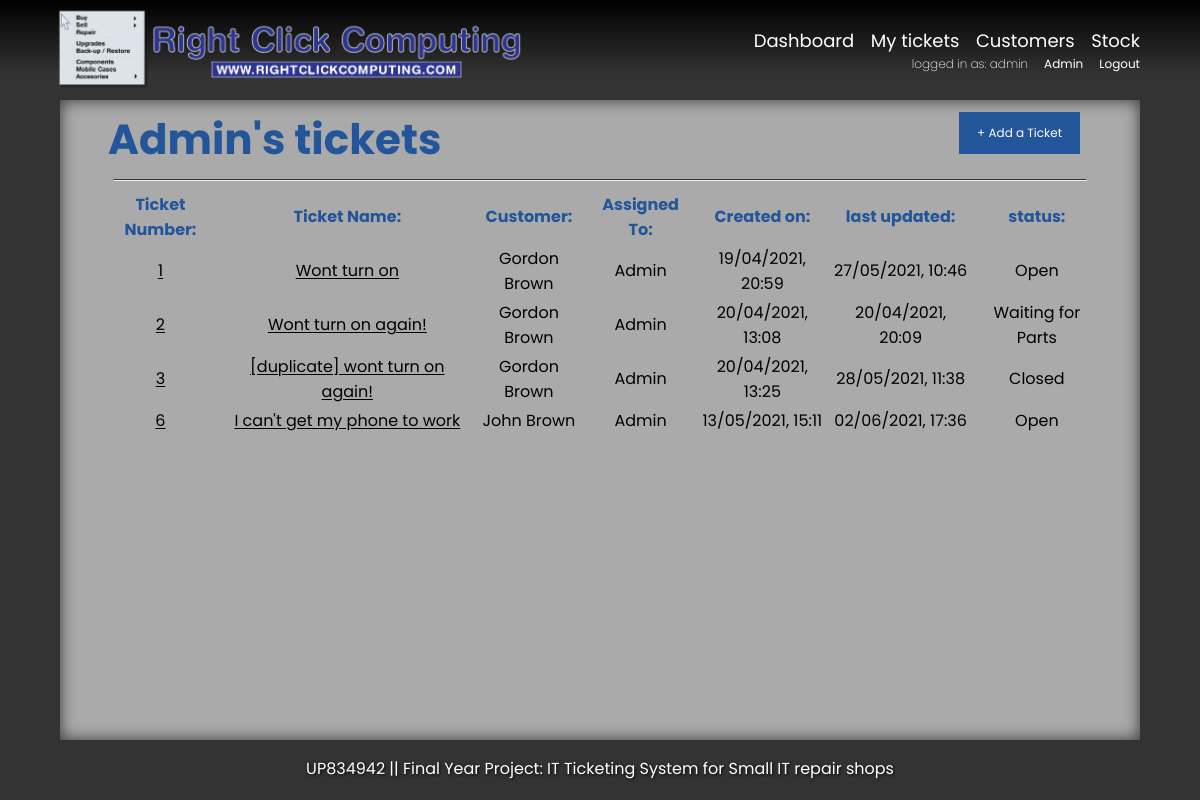
/my_tickets/ (signed in), run on the app's committed database.
### ticketingsystem/models.py (models this page shows, shortened)
class Ticket(models.Model):
    TICKET_STATUS = [('Open', 'Open'), ('Waiting on Customer', 'Waiting on Customer'), ('Waiting for Parts', 'Waiting for Parts'), ('Closed', 'Closed')]
    DEVICE_TYPES = [('Mobile Phone', 'Mobile Phone'), ('Laptop', 'Laptop'), ('Desktop', 'Desktop'), ('Games Console', 'Games Console'), ('Tablet', 'Tablet'), ('Smart device', 'Smart Device'), ('Other', 'Other')]
    ticketName = models.CharField(max_length=100, verbose_name="Ticket Name")
    deviceMake = models.CharField (max_length=30, verbose_name="Device Make")
    deviceModel = models.CharField(max_length=50, verbose_name="Device Model")
    deviceType = models.CharField(max_length=15, choices=DEVICE_TYPES, verbose_name="Device Type")
    customer = models.ForeignKey(Customer, on_delete=models.PROTECT, verbose_name="Customer")
    assigned = models.ForeignKey(User, on_delete=models.SET_NULL, null=True, blank=True, editable=True, related_name="assignedTechnician", verbose_name="Assigned")
    ticketStatus = models.CharField(max_length=30, choices=TICKET_STATUS, verbose_name="Ticket Status")
    createdDate = models.DateTimeField(auto_now_add=True, editable=False, verbose_name="Created On")
    createdBy = models.ForeignKey(User, on_delete=models.DO_NOTHING, null=True, editable=False, related_name="createdByTechnician", verbose_name="createdBy")
    lastUpdated = models.DateTimeField(auto_now=True, verbose_name="Last Update Date")
    updatedBy = models.ForeignKey(User, on_delete=models.DO_NOTHING, null=True, editable=False, related_name="updatedByTechnician", verbose_name="Updated By")
    ticketDescription = models.TextField(verbose_name="Ticket Description")
    class meta:
        ordering = ['-id']

class Customer(models.Model):
    firstName = models.CharField (max_length=50, verbose_name="First Name")
    lastName = models.CharField (max_length=50, verbose_name="Last Name")
    phoneMessage = 'Phone number must be 11 digits format \'00000000000\''
    phone_regex = RegexValidator(regex='^\\d{11}$',message=phoneMessage)
    number = models.CharField(max_length=11, validators=[phone_regex], verbose_name="Phone Number")
    email = models.EmailField(max_length = 254, blank= True, null=True, verbose_name="Email Address")
    address = models.TextField(blank=True, verbose_name="Address")
    def __str__(self):
        return self.firstName + ' ' + self.lastName

### ticketingsystem/views.py (the view)
def myTickets (request):
    tickets = Ticket.objects.all()
    ticketFilter = tickets.filter(assigned=request.user)
    return render (request, 'my_tickets.html', {
       'tickets' : tickets,
       'ticketFilter' : ticketFilter
    })

### ticketingsystem/templates/my_tickets.html (shortened to what this page needs)
{% extends 'base.html'%}
{% block content %}
{% load static %}
{% if user.is_authenticated %}
    <link rel="stylesheet" href="{% static 'dashboard.css' %}">
    <span  id = "ticketbar">
    <h1 id = "dashTitle"> {{ user.get_username | capfirst }}'s tickets</h1>
        <a href="/dashboard/create-ticket/" class="button" title="Add a Ticket"> + Add a Ticket</a>
    </span>
    <hr>
    <div id = 'ticketTable'>
        <table id = "dashTable">
            <tr>
            <th id = 'tableHeading'>Ticket Number: </th>
            <th id = 'tableHeading'>Ticket Name: </th>
            <th id = 'tableHeading'>Customer: </th>
            <th id = 'tableHeading'>Assigned To: </th>
            <th id = 'tableHeading'>Created on: </th>
            <th id = 'tableHeading'>last updated: </th>
            <th id = 'tableHeading'>status: </th>
            </tr>
                {% for ticket in ticketFilter %}
                        <tr>
                        <th id = 'tableContent'> <a href = "{% url 'Ticket_Detail' ticket.id %}"> {{ticket.id}}  </a></th>
                        <th id = 'tableContent'> <a href = "{% url 'Ticket_Detail' ticket.id %}">{{ticket.ticketName | capfirst}} </a>  </th>
                        <th id = 'tableContent'>{{ticket.customer | capfirst}} </th>
                        <th id = 'tableContent'>{{ticket.assigned | capfirst}} </th>
                        <th id = 'tableContent'>{{ticket.createdDate | date:"d/m/Y, H:i "}} </th>
                        <th id = 'tableContent'>{{ticket.lastUpdated | date:"d/m/Y, H:i "}} </th>
                        <th id = 'tableContent'>{{ticket.ticketStatus | capfirst}} </th>
                        </tr>
                {% endfor %}
        </table>
    </div>
{% else %}
    <h1 id = "nolog"> You are not logged in! Please login to see the dashboard </h1>
{% endif %}
{% endblock %}

### ticketingsystem/templates/base.html (shortened to what this page needs)
{% load static %}
<!doctype html>
<html lang="en">
<head>
  <link rel="stylesheet" href="{% static 'style.css' %}">
</head>
<body>
  <div id = "parent-container">
    <header id = "header">
      <div id = logoContainer>
        <a id = "logoLink" href="/"><img class = "logo" src = "/static/images/RCC.png" alt = "logo"> </a>
      </div>
      <nav id = "nav">
        {% if user.is_authenticated %}
        <ul class = "links">
          <li> <a href="/dashboard/"> Dashboard </a></li>
          <li> <a href="/my_tickets/"> My tickets </a></li>
          <li> <a href="/customer_list/"> Customers </a></li>
          <li> <a href="/stock_list/"> Stock </a></li>
        </ul>
        <div id = login-container>
          <p id = 'loggedin'> logged in as: {{ user.get_username }}</p>
          {% if user.is_staff %}
          <p id = 'admin'> <a href="/admin/"> Admin</a></p>
          {% endif %}
          <p id = 'logout'> <a href="/logout/"> Logout </a></p>
        </div>
        {% else %}
        <ul class = "links">
          <li> <a href="/login/"> Login </a></li>
        </ul>
        {% endif %}
      </nav>
  </header>
  <div id = "left-block">
  </div>
  <div id = "main-content-block", name="maincontent">
      {% block content %}{% endblock %}
    </div>
    <div id = "right-block">
    </div>
    <footer id = "footer">
      <p> UP834942 || Final Year Project: IT Ticketing System for Small IT repair shops</p>
    </footer>
    </div>
</body>
</html>

### ticketingsystem/static/style.css (style rules this page uses)
html { background-color: #333333; }
body { margin: 0em; display: block; }
#parent-container { display: grid; grid-template: auto 1fr auto / auto 1fr auto; }
#header { grid-column: 1 / 4; background-color: #000000; background-image: linear-gradient(180deg, #000000 0%, #333333 75%); display: flex; justify-content: space-between; align-items: center; }
#logoContainer { width: 40%; height: auto; padding-left: 4vw; }
.logo { display: inline-block; text-align: left; max-width:100%; max-height:100%; }
#logoLink { display:inline-block; max-width:100%; max-height:100%; }
.links { list-style: none; padding-right: 4.5vw; margin-bottom: 0em; margin-top: 0em; font-size: 1.5vw; transition: all 0.3s ease 0s; }
.links li { display: inline-block; padding: 0px .5vw; }
.button { background-color: #225599; border: none; color: white; font-family: 'Poppins', sans-serif; padding: 1.5vh 1.5vw; text-align: center; text-decoration: none; font-size: 1vw; margin: 1.5vh 5vw; margin-left:0; cursor: pointer; float: right; }
.links a { color: #FFFFFF; font-family: 'Poppins', sans-serif; text-decoration: none; text-shadow: #000000; }
#login-container { padding-right: 5vw; float:right; }
#loggedin { font-weight: 200; }
#loggedin, #logout, #admin { color: #FFFFFF; font-family: 'Poppins', sans-serif; font-size: 1vw; margin: 0; display: inline-block; padding-left: 1vw; }
#logout a, #admin a { text-decoration: none; color: #FFFFFF; }
#left-block { grid-column: 1 / 2; background-color: #333333; width: 5vw; }
#right-block { grid-column: 3 / 4; background-color: #333333; width: 5vw; }
#main-content-block { grid-column: 2 / 3; background-color: #AAAAAA; box-shadow: 0px 0px 1em #333333 inset; height: 80vh; overflow-y:auto }
#footer { grid-column: 1 / 4; background-color: #333333; color:#FFFFFF; font-family: 'Poppins', sans-serif; text-align: center; text-shadow: -0.0625em 0.0625em 0.1875em #333333, 0.0625em 0.0625em 0.1875em #000000; }
#ticketTable, #objectForm { font-family: 'Poppins', sans-serif; color: #225599; font-weight: bold; }

### ticketingsystem/static/Dashboard.css (style rules this page uses)
#ticketbar { padding-top: 1.5vh; padding-bottom: 1vh; }
#dashTitle { margin-top: 1vh; margin-bottom: 1vh; margin-left: 4vw; font-family: 'Poppins', sans-serif; font-size: clamp(25px, 3.5vw, 60px); color: #225599; float: left; border: none; }
hr { text-align: center; width: 90%; border-top: 0.1em solid #333333; }
#dashTable { width: 100%; padding-left: 3vw; padding-right: 3vw; }
#tableHeading { font-family: 'Poppins', sans-serif; color: #225599; }
#tableContent { font-family: 'Poppins', sans-serif; color: #000000; font-weight: 400; }
#tableContent a { color: #000000; text-underline-offset: 0.1em; }

### data on the page
Ticket: id "1", ticketName "Wont turn on", customer "Gordon Brown", assigned "Admin", createdDate "19/04/2021, 20:59", lastUpdated "27/05/2021, 10:46", ticketStatus "Open"
Ticket: id "2", ticketName "Wont turn on again!", customer "Gordon Brown", assigned "Admin", createdDate "20/04/2021, 13:08", lastUpdated "20/04/2021, 20:09", ticketStatus "Waiting for Parts"
Ticket: id "3", ticketName "[duplicate] wont turn on again!", customer "Gordon Brown", assigned "Admin", createdDate "20/04/2021, 13:25", lastUpdated "28/05/2021, 11:38", ticketStatus "Closed"
Ticket: id "6", ticketName "I can't get my phone to work", customer "John Brown", assigned "Admin", createdDate "13/05/2021, 15:11", lastUpdated "02/06/2021, 17:36", ticketStatus "Open"

### other printed values
{{ user.get_username }} "admin"
{{ user.get_username | capfirst }} "Admin"
